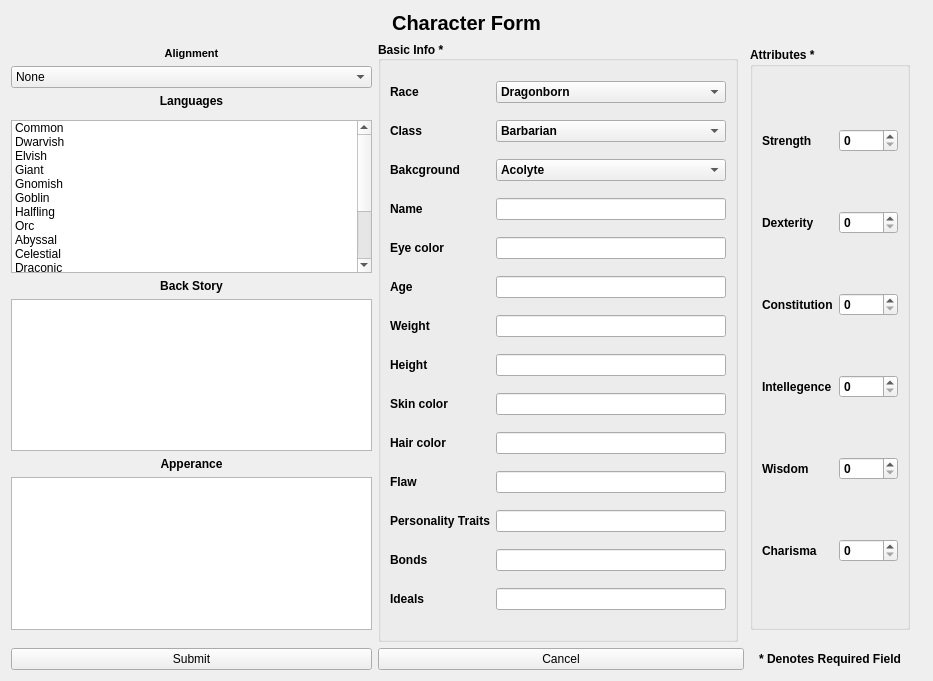
<?xml version="1.0" encoding="UTF-8"?>
<ui version="4.0">
 <class>create_char_form</class>
 <widget class="QWidget" name="create_char_form">
  <property name="geometry">
   <rect>
    <x>0</x>
    <y>0</y>
    <width>933</width>
    <height>681</height>
   </rect>
  </property>
  <property name="windowTitle">
   <string>Form</string>
  </property>
  <layout class="QGridLayout" name="gridLayout">
   <item row="0" column="0" rowspan="4" colspan="6">
    <widget class="QLabel" name="char_form_title">
     <property name="font">
      <font>
       <pointsize>15</pointsize>
       <weight>75</weight>
       <bold>true</bold>
      </font>
     </property>
     <property name="text">
      <string>Character Form</string>
     </property>
     <property name="alignment">
      <set>Qt::AlignCenter</set>
     </property>
    </widget>
   </item>
   <item row="10" column="0">
    <widget class="QLabel" name="back_strory_label">
     <property name="font">
      <font>
       <weight>75</weight>
       <bold>true</bold>
      </font>
     </property>
     <property name="text">
      <string>Back Story</string>
     </property>
     <property name="alignment">
      <set>Qt::AlignCenter</set>
     </property>
    </widget>
   </item>
   <item row="13" column="0">
    <widget class="QPlainTextEdit" name="apperance_text_val"/>
   </item>
   <item row="12" column="0">
    <widget class="QLabel" name="apperance_label">
     <property name="font">
      <font>
       <weight>75</weight>
       <bold>true</bold>
      </font>
     </property>
     <property name="text">
      <string>Apperance</string>
     </property>
     <property name="alignment">
      <set>Qt::AlignCenter</set>
     </property>
    </widget>
   </item>
   <item row="5" column="3" rowspan="9">
    <widget class="QGroupBox" name="attribute_groupbox">
     <property name="minimumSize">
      <size>
       <width>160</width>
       <height>0</height>
      </size>
     </property>
     <property name="font">
      <font>
       <weight>75</weight>
       <bold>true</bold>
      </font>
     </property>
     <property name="title">
      <string>Attributes *</string>
     </property>
     <layout class="QGridLayout" name="gridLayout_2">
      <item row="8" column="2">
       <widget class="QSpinBox" name="charisma"/>
      </item>
      <item row="8" column="1">
       <widget class="QLabel" name="cha_label">
        <property name="text">
         <string>Charisma</string>
        </property>
       </widget>
      </item>
      <item row="7" column="1">
       <widget class="QLabel" name="wis_label">
        <property name="text">
         <string>Wisdom</string>
        </property>
       </widget>
      </item>
      <item row="4" column="2">
       <widget class="QSpinBox" name="dexterity"/>
      </item>
      <item row="1" column="1">
       <widget class="QLabel" name="str_label">
        <property name="text">
         <string>Strength</string>
        </property>
       </widget>
      </item>
      <item row="5" column="2">
       <widget class="QSpinBox" name="constitution"/>
      </item>
      <item row="1" column="2">
       <widget class="QSpinBox" name="strength"/>
      </item>
      <item row="5" column="1">
       <widget class="QLabel" name="con_label">
        <property name="text">
         <string>Constitution</string>
        </property>
       </widget>
      </item>
      <item row="7" column="2">
       <widget class="QSpinBox" name="wisdom"/>
      </item>
      <item row="4" column="1">
       <widget class="QLabel" name="dex_label">
        <property name="text">
         <string>Dexterity</string>
        </property>
       </widget>
      </item>
      <item row="6" column="2">
       <widget class="QSpinBox" name="intellegence"/>
      </item>
      <item row="6" column="1">
       <widget class="QLabel" name="int_label">
        <property name="text">
         <string>Intellegence</string>
        </property>
       </widget>
      </item>
     </layout>
    </widget>
   </item>
   <item row="11" column="0">
    <widget class="QPlainTextEdit" name="backstory_text_val"/>
   </item>
   <item row="5" column="0">
    <widget class="QLabel" name="alignment_label">
     <property name="font">
      <font>
       <pointsize>8</pointsize>
       <weight>75</weight>
       <bold>true</bold>
      </font>
     </property>
     <property name="text">
      <string>Alignment</string>
     </property>
     <property name="alignment">
      <set>Qt::AlignCenter</set>
     </property>
    </widget>
   </item>
   <item row="7" column="0">
    <widget class="QLabel" name="languages_label">
     <property name="font">
      <font>
       <weight>75</weight>
       <bold>true</bold>
      </font>
     </property>
     <property name="whatsThis">
      <string/>
     </property>
     <property name="text">
      <string>Languages</string>
     </property>
     <property name="alignment">
      <set>Qt::AlignCenter</set>
     </property>
    </widget>
   </item>
   <item row="6" column="0">
    <widget class="QComboBox" name="alignment_box">
     <item>
      <property name="text">
       <string>None</string>
      </property>
     </item>
     <item>
      <property name="text">
       <string>Lawful Good</string>
      </property>
     </item>
     <item>
      <property name="text">
       <string>Neutral Good</string>
      </property>
     </item>
     <item>
      <property name="text">
       <string>Chaotic Good</string>
      </property>
     </item>
     <item>
      <property name="text">
       <string>Lawful Neutral</string>
      </property>
     </item>
     <item>
      <property name="text">
       <string>Neutral</string>
      </property>
     </item>
     <item>
      <property name="text">
       <string>Chaotic Neutral</string>
      </property>
     </item>
     <item>
      <property name="text">
       <string>Lawful Evil</string>
      </property>
     </item>
     <item>
      <property name="text">
       <string>Neutral Evil</string>
      </property>
     </item>
     <item>
      <property name="text">
       <string>Chaotic Evil</string>
      </property>
     </item>
    </widget>
   </item>
   <item row="9" column="0">
    <widget class="QListWidget" name="language_list">
     <property name="selectionMode">
      <enum>QAbstractItemView::MultiSelection</enum>
     </property>
     <item>
      <property name="text">
       <string>Common</string>
      </property>
     </item>
     <item>
      <property name="text">
       <string>Dwarvish</string>
      </property>
     </item>
     <item>
      <property name="text">
       <string>Elvish</string>
      </property>
     </item>
     <item>
      <property name="text">
       <string>Giant</string>
      </property>
     </item>
     <item>
      <property name="text">
       <string>Gnomish</string>
      </property>
     </item>
     <item>
      <property name="text">
       <string>Goblin</string>
      </property>
     </item>
     <item>
      <property name="text">
       <string>Halfling</string>
      </property>
     </item>
     <item>
      <property name="text">
       <string>Orc</string>
      </property>
     </item>
     <item>
      <property name="text">
       <string>Abyssal</string>
      </property>
     </item>
     <item>
      <property name="text">
       <string>Celestial</string>
      </property>
     </item>
     <item>
      <property name="text">
       <string>Draconic</string>
      </property>
     </item>
     <item>
      <property name="text">
       <string>Deep Speech</string>
      </property>
     </item>
     <item>
      <property name="text">
       <string>Infernal</string>
      </property>
     </item>
     <item>
      <property name="text">
       <string>Primordial</string>
      </property>
     </item>
     <item>
      <property name="text">
       <string>Sylvan</string>
      </property>
     </item>
     <item>
      <property name="text">
       <string>Undercommon</string>
      </property>
     </item>
    </widget>
   </item>
   <item row="16" column="1" colspan="2">
    <widget class="QPushButton" name="cancel_button">
     <property name="text">
      <string>Cancel</string>
     </property>
    </widget>
   </item>
   <item row="16" column="0">
    <widget class="QPushButton" name="submit_button">
     <property name="text">
      <string>Submit</string>
     </property>
    </widget>
   </item>
   <item row="16" column="3">
    <widget class="QLabel" name="denotes_req_field_label">
     <property name="font">
      <font>
       <pointsize>9</pointsize>
       <weight>75</weight>
       <bold>true</bold>
      </font>
     </property>
     <property name="text">
      <string>* Denotes Required Field</string>
     </property>
     <property name="alignment">
      <set>Qt::AlignCenter</set>
     </property>
    </widget>
   </item>
   <item row="4" column="1" rowspan="12">
    <widget class="QGroupBox" name="basic_info_groupbox">
     <property name="font">
      <font>
       <weight>75</weight>
       <bold>true</bold>
      </font>
     </property>
     <property name="title">
      <string>Basic Info *</string>
     </property>
     <property name="alignment">
      <set>Qt::AlignLeading|Qt::AlignLeft|Qt::AlignVCenter</set>
     </property>
     <layout class="QGridLayout" name="gridLayout_3">
      <item row="0" column="0">
       <widget class="QLabel" name="race_label">
        <property name="text">
         <string>Race</string>
        </property>
       </widget>
      </item>
      <item row="0" column="1">
       <widget class="QComboBox" name="race_box">
        <item>
         <property name="text">
          <string>Dragonborn</string>
         </property>
        </item>
        <item>
         <property name="text">
          <string>Dwarf</string>
         </property>
        </item>
        <item>
         <property name="text">
          <string>Elf</string>
         </property>
        </item>
        <item>
         <property name="text">
          <string>Gnome</string>
         </property>
        </item>
        <item>
         <property name="text">
          <string>Half-elf</string>
         </property>
        </item>
        <item>
         <property name="text">
          <string>Half-orc</string>
         </property>
        </item>
        <item>
         <property name="text">
          <string>Halfling</string>
         </property>
        </item>
        <item>
         <property name="text">
          <string>Human</string>
         </property>
        </item>
        <item>
         <property name="text">
          <string>Tiefling</string>
         </property>
        </item>
       </widget>
      </item>
      <item row="1" column="0">
       <widget class="QLabel" name="class_label">
        <property name="text">
         <string>Class</string>
        </property>
       </widget>
      </item>
      <item row="1" column="1">
       <widget class="QComboBox" name="class_box">
        <item>
         <property name="text">
          <string>Barbarian</string>
         </property>
        </item>
        <item>
         <property name="text">
          <string>Bard</string>
         </property>
        </item>
        <item>
         <property name="text">
          <string>Cleric</string>
         </property>
        </item>
        <item>
         <property name="text">
          <string>Druid</string>
         </property>
        </item>
        <item>
         <property name="text">
          <string>Fighter</string>
         </property>
        </item>
        <item>
         <property name="text">
          <string>Monk</string>
         </property>
        </item>
        <item>
         <property name="text">
          <string>Paladin</string>
         </property>
        </item>
        <item>
         <property name="text">
          <string>Ranger</string>
         </property>
        </item>
        <item>
         <property name="text">
          <string>Rogue</string>
         </property>
        </item>
        <item>
         <property name="text">
          <string>Sorcerer</string>
         </property>
        </item>
        <item>
         <property name="text">
          <string>Warlock</string>
         </property>
        </item>
        <item>
         <property name="text">
          <string>Wizard</string>
         </property>
        </item>
       </widget>
      </item>
      <item row="2" column="0">
       <widget class="QLabel" name="background_label">
        <property name="text">
         <string>Bakcground</string>
        </property>
       </widget>
      </item>
      <item row="2" column="1">
       <widget class="QComboBox" name="background_box">
        <item>
         <property name="text">
          <string>Acolyte</string>
         </property>
        </item>
        <item>
         <property name="text">
          <string>Charlatan</string>
         </property>
        </item>
        <item>
         <property name="text">
          <string>Criminal</string>
         </property>
        </item>
        <item>
         <property name="text">
          <string>Entertainer</string>
         </property>
        </item>
        <item>
         <property name="text">
          <string>Folk Hero</string>
         </property>
        </item>
        <item>
         <property name="text">
          <string>Guild Artisan</string>
         </property>
        </item>
        <item>
         <property name="text">
          <string>Hermit</string>
         </property>
        </item>
        <item>
         <property name="text">
          <string>Noble</string>
         </property>
        </item>
        <item>
         <property name="text">
          <string>Outlander</string>
         </property>
        </item>
        <item>
         <property name="text">
          <string>Sage</string>
         </property>
        </item>
        <item>
         <property name="text">
          <string>Sailor</string>
         </property>
        </item>
        <item>
         <property name="text">
          <string>Soldier</string>
         </property>
        </item>
        <item>
         <property name="text">
          <string>Urchin</string>
         </property>
        </item>
       </widget>
      </item>
      <item row="3" column="0">
       <widget class="QLabel" name="name_label">
        <property name="text">
         <string>Name</string>
        </property>
       </widget>
      </item>
      <item row="3" column="1">
       <widget class="QLineEdit" name="name_val"/>
      </item>
      <item row="4" column="0">
       <widget class="QLabel" name="eye_label">
        <property name="text">
         <string>Eye color</string>
        </property>
       </widget>
      </item>
      <item row="4" column="1">
       <widget class="QLineEdit" name="eye_val"/>
      </item>
      <item row="5" column="0">
       <widget class="QLabel" name="age_label">
        <property name="text">
         <string>Age</string>
        </property>
       </widget>
      </item>
      <item row="5" column="1">
       <widget class="QLineEdit" name="age_val"/>
      </item>
      <item row="6" column="0">
       <widget class="QLabel" name="weight_label">
        <property name="text">
         <string>Weight</string>
        </property>
       </widget>
      </item>
      <item row="6" column="1">
       <widget class="QLineEdit" name="weight_val"/>
      </item>
      <item row="7" column="0">
       <widget class="QLabel" name="Height_label">
        <property name="text">
         <string>Height</string>
        </property>
       </widget>
      </item>
      <item row="7" column="1">
       <widget class="QLineEdit" name="height_val"/>
      </item>
      <item row="8" column="0">
       <widget class="QLabel" name="skin_label">
        <property name="text">
         <string>Skin color</string>
        </property>
       </widget>
      </item>
      <item row="8" column="1">
       <widget class="QLineEdit" name="skin_val"/>
      </item>
      <item row="9" column="0">
       <widget class="QLabel" name="hair_label">
        <property name="text">
         <string>Hair color</string>
        </property>
       </widget>
      </item>
      <item row="9" column="1">
       <widget class="QLineEdit" name="hair_val"/>
      </item>
      <item row="10" column="0">
       <widget class="QLabel" name="Flaw_label">
        <property name="text">
         <string>Flaw</string>
        </property>
       </widget>
      </item>
      <item row="10" column="1">
       <widget class="QLineEdit" name="flaw_val"/>
      </item>
      <item row="11" column="0">
       <widget class="QLabel" name="personality_trait_label">
        <property name="text">
         <string>Personality Traits</string>
        </property>
       </widget>
      </item>
      <item row="11" column="1">
       <widget class="QLineEdit" name="personality_val"/>
      </item>
      <item row="12" column="0">
       <widget class="QLabel" name="bonds_label">
        <property name="text">
         <string>Bonds</string>
        </property>
       </widget>
      </item>
      <item row="12" column="1">
       <widget class="QLineEdit" name="bonds_val"/>
      </item>
      <item row="13" column="0">
       <widget class="QLabel" name="ideals_label">
        <property name="text">
         <string>Ideals</string>
        </property>
       </widget>
      </item>
      <item row="13" column="1">
       <widget class="QLineEdit" name="ideals_val"/>
      </item>
     </layout>
    </widget>
   </item>
  </layout>
 </widget>
 <resources/>
 <connections/>
</ui>
